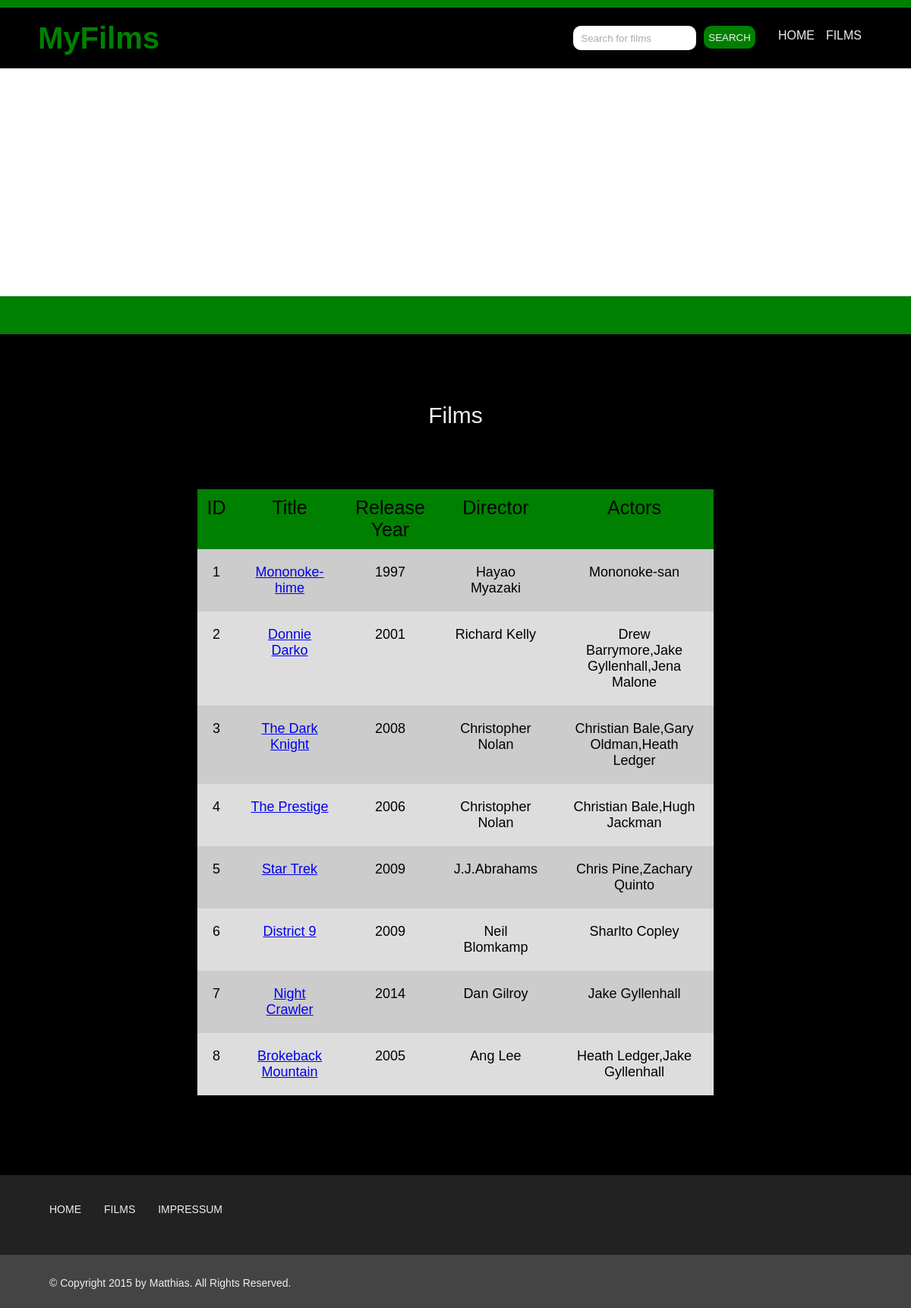
Screenshot of /user/films.php with the database file from the repository.
### tables this page shows
CREATE TABLE films
(   
	film_id INTEGER PRIMARY KEY AUTO_INCREMENT, 
	title VARCHAR(90) NOT NULL, 
	release_date INTEGER(4) NOT NULL, 
	duration INTEGER(3) NOT NULL,
	description VARCHAR(500) NOT NULL,
	director_id INTEGER NOT NULL,
	FOREIGN KEY (director_id) REFERENCES directors (director_id)
);

CREATE TABLE categories_films
(
	category_id INTEGER NOT NULL,
	film_id INTEGER NOT NULL,
	FOREIGN KEY (category_id) REFERENCES categories (category_id),
	FOREIGN KEY (film_id) REFERENCES films (film_id),
	PRIMARY KEY (category_id, film_id) 
);

CREATE TABLE directors
(
	director_id INTEGER PRIMARY KEY AUTO_INCREMENT,
	director_name VARCHAR(90) NOT NULL
);

### user/films.php (the view, shortened to what this page needs)
<?php
    require_once '../lib/database.php';
    try {
        $sql = "SELECT *, director_name,
            GROUP_CONCAT(DISTINCT actor_name ORDER BY actor_name) AS actors,
            GROUP_CONCAT(DISTINCT category_name ORDER BY category_name) AS categories
            FROM films f, directors d, actors_films af, actors a, categories_films cf, categories c
            WHERE f.director_id = d.director_id
            AND f.film_id = af.film_id
            AND a.actor_id = af.actor_id
            AND f.film_id = cf.film_id
            AND c.category_id = cf.category_id
            GROUP BY f.film_id";
        $stmt = $db->query($sql);
        $result = $stmt->fetchAll();
    }
    catch(PDOException $e){
        echo $sql . "<br>" . $e->getMessage();
    }
?>
<!DOCTYPE html>
<html>
    <head>
        <link rel="stylesheet" href="../css/reset.css" type="text/css" media="screen" />
        <link rel="stylesheet" href="../css/myfilm.css" type="text/css" media="screen" />
    </head>
    <body>
        <header>
            <h1>MyFilms</h1>
            <nav>
                <ul>
                    <form id="search" action="search.php" method="get">
                        <input type="text" id="search_input" name="search" value="Search for films"/>
                        <input type="submit" id="search_button" value="SEARCH"/>
                    </form>
                    <li><a href="../index.php" >Home</a></li>
                    <li><a href="films.php" >Films</a></li>
                </ul>
            </nav>
        </header>
        <section id="spacer">
        </section>
        <section id="main">
            <h1>Films</h1>
            <section id="container">
                <table>
                    <tr>
                        <th>ID</th>
                        <th>Title</th>
                        <th>Release Year</th>
                        <th>Director</th>
                        <th>Actors</th>
                    </tr>
                <?php foreach($result as $row) : ?>
                    <tr>
                        <td><?php echo $row['film_id']; ?> </td>
                        <td><a href="read.php?film_id=<?php echo $row['film_id'] ?>"><?php echo $row['title']; ?></td>
                        <td><?php echo $row['release_date']; ?> </td>
                        <td><?php echo $row['director_name']; ?> </td>
                        <td><?php echo $row['actors']; ?> </td>
                    </tr>
                <?php endforeach ?>
                </table>
            </section>
        </section>
        <footer>
            <section class="wrapper">
            <ul>
                <li><a href="../index.php" >Home</a></li>
                <li><a href="films.php" >Films</a></li>
                <li><a href="impressum.php" >Impressum</a></li>
            </ul>
            </section>
            <section id="copyright">
                <div class="wrapper">
                    &copy; Copyright 2015 by Matthias. All Rights Reserved.
                </div>
            </section>
        </footer>
    <body>
</html>

### css/myfilm.css (style rules this page uses)
body { border-top:10px solid green; background:#000; font-family: 'Helvetica', sans-serif; color:#eee; }
header { position:relative; width:auto; max-width:1100px; margin: 20px auto 20px auto; }
header h1 { margin:0 0 0 0; font-size:40px; color: green; font-family: 'Helvetica', sans-serif; font-weight: bold; }
nav { position:absolute; right:0; bottom:0; }
nav ul { list-style:none; margin: auto 0; }
nav ul li { display:block; float:left; padding:40px 15px 15px 0px; }
nav ul li a { font-family: 'Helvetica', sans-serif; text-transform:uppercase; color: #eee; text-decoration: none; }
#search { height: 30px; display:inline-block; float: left; border-radius: 10px; border: none; height: 30px; margin-right:10px; margin-top:35px; }
#search_button { float: left; border-radius: 10px; border: none; height: 30px; margin-right:20px; background: green; color: #eee; }
#search_input { float: left; border-radius: 10px; border: none; height: 30px; margin-right: 10px; color: #aaa; padding-left: 10px; width: 150px; }
#spacer { height: 300px; background: #fff; border-bottom: 50px solid green; }
#main { width:auto; margin-right: auto; margin-left:auto; padding:70px 0 45px 0; text-align: center; }
#main h1 { font: 30px 'Helvetica', sans-serif; text-align: center; padding: 20px 30px 20px 30px; }
table { margin-left: auto; margin-right: auto; margin-top: 50px; max-width: 700px; border-collapse: collapse; border-radius: 5px; -moz-border-radius: 5px; -webkit-border-radius: 5px; overflow: hidden; border: 10px solid green; }
table tr:nth-of-type(odd) { background-color: #ddd; width: 200px; }
table tr:nth-of-type(even) { background-color: #ccc; width: 200px; }
table th { font: 25px 'Helvetica', sans-serif; padding: 10px 10px 10px 10px; text-align: center; border-bottom: 1px solid green; color: #000; background-color: green; }
table td { padding: 20px; font: 18px 'Helvetica', sans-serif; color: #000; }
footer { position:relative; clear:both; width:100%; height:175px; background:#222; margin-top:50px; }
footer .wrapper { line-height:25px; margin: 0 auto; padding-top:30px; width:auto; max-width:1100px; font-size:14px; color:#000; }
#copyright { background: #444; height:70px; position:absolute; bottom:0; width:100%; padding-left: 15px; }
#copyright .wrapper { font-family: 'Helvetica', sans-serif; padding-top:25px; color: #eee; font-size:14px; position:relative; }
footer ul { list-style:none; }
footer ul li { display:block; float:left; padding:3px 15px; }
footer ul li a { font-family: 'Helvetica', sans-serif; text-transform:uppercase; color: #eee; text-decoration: none; }

### rows the page displays
films: categories_films.film_id "1", title "Mononoke-hime", release_date "1997", director.director_name "Hayao Myazaki", actors "Mononoke-san"
films: categories_films.film_id "2", title "Donnie Darko", release_date "2001", director.director_name "Richard Kelly", actors "Drew Barrymore,Jake Gyllenhall,Jena Malone"
films: categories_films.film_id "3", title "The Dark Knight", release_date "2008", director.director_name "Christopher Nolan", actors "Christian Bale,Gary Oldman,Heath Ledger"
films: categories_films.film_id "4", title "The Prestige", release_date "2006", director.director_name "Christopher Nolan", actors "Christian Bale,Hugh Jackman"
films: categories_films.film_id "5", title "Star Trek", release_date "2009", director.director_name "J.J.Abrahams", actors "Chris Pine,Zachary Quinto"
films: categories_films.film_id "6", title "District 9", release_date "2009", director.director_name "Neil Blomkamp", actors "Sharlto Copley"
films: categories_films.film_id "7", title "Night Crawler", release_date "2014", director.director_name "Dan Gilroy", actors "Jake Gyllenhall"
films: categories_films.film_id "8", title "Brokeback Mountain", release_date "2005", director.director_name "Ang Lee", actors "Heath Ledger,Jake Gyllenhall"
